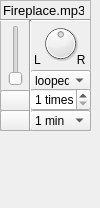
<?xml version="1.0" encoding="UTF-8"?>
<ui version="4.0">
 <class>channel_widget</class>
 <widget class="QWidget" name="channel_widget">
  <property name="geometry">
   <rect>
    <x>0</x>
    <y>0</y>
    <width>100</width>
    <height>208</height>
   </rect>
  </property>
  <property name="windowTitle">
   <string>Remove titlebar</string>
  </property>
  <widget class="QFrame" name="frame">
   <property name="geometry">
    <rect>
     <x>0</x>
     <y>0</y>
     <width>91</width>
     <height>131</height>
    </rect>
   </property>
   <property name="frameShape">
    <enum>QFrame::StyledPanel</enum>
   </property>
   <property name="frameShadow">
    <enum>QFrame::Raised</enum>
   </property>
   <widget class="QComboBox" name="mode_combobox">
    <property name="geometry">
     <rect>
      <x>30</x>
      <y>70</y>
      <width>61</width>
      <height>21</height>
     </rect>
    </property>
    <property name="font">
     <font>
      <pointsize>9</pointsize>
      <strikeout>false</strikeout>
     </font>
    </property>
    <item>
     <property name="text">
      <string>looped</string>
     </property>
    </item>
    <item>
     <property name="text">
      <string>random</string>
     </property>
    </item>
    <item>
     <property name="text">
      <string>once</string>
     </property>
    </item>
   </widget>
   <widget class="QPushButton" name="channel_mute">
    <property name="geometry">
     <rect>
      <x>0</x>
      <y>110</y>
      <width>31</width>
      <height>21</height>
     </rect>
    </property>
    <property name="font">
     <font>
      <pointsize>10</pointsize>
      <strikeout>false</strikeout>
     </font>
    </property>
    <property name="text">
     <string/>
    </property>
    <property name="icon">
     <iconset>
      <normaloff>icons/icons8-no-audio-30.png</normaloff>icons/icons8-no-audio-30.png</iconset>
    </property>
   </widget>
   <widget class="QPushButton" name="channel_play">
    <property name="geometry">
     <rect>
      <x>0</x>
      <y>90</y>
      <width>31</width>
      <height>21</height>
     </rect>
    </property>
    <property name="text">
     <string/>
    </property>
    <property name="icon">
     <iconset>
      <normaloff>icons/icons8-play-30.png</normaloff>icons/icons8-play-30.png</iconset>
    </property>
   </widget>
   <widget class="QLabel" name="balance_label">
    <property name="geometry">
     <rect>
      <x>34</x>
      <y>50</y>
      <width>61</width>
      <height>20</height>
     </rect>
    </property>
    <property name="text">
     <string>L           R</string>
    </property>
   </widget>
   <widget class="QDial" name="channel_balance">
    <property name="geometry">
     <rect>
      <x>35</x>
      <y>23</y>
      <width>51</width>
      <height>41</height>
     </rect>
    </property>
    <property name="value">
     <number>50</number>
    </property>
   </widget>
   <widget class="QLabel" name="channel_label">
    <property name="geometry">
     <rect>
      <x>3</x>
      <y>0</y>
      <width>81</width>
      <height>21</height>
     </rect>
    </property>
    <property name="font">
     <font>
      <pointsize>10</pointsize>
     </font>
    </property>
    <property name="text">
     <string>Fireplace.mp3</string>
    </property>
   </widget>
   <widget class="QComboBox" name="time_unit_box">
    <property name="geometry">
     <rect>
      <x>30</x>
      <y>110</y>
      <width>61</width>
      <height>21</height>
     </rect>
    </property>
    <property name="font">
     <font>
      <pointsize>9</pointsize>
      <strikeout>false</strikeout>
     </font>
    </property>
    <item>
     <property name="text">
      <string>1 min</string>
     </property>
    </item>
    <item>
     <property name="text">
      <string>10 min</string>
     </property>
    </item>
    <item>
     <property name="text">
      <string>1 hour</string>
     </property>
    </item>
   </widget>
   <widget class="QSpinBox" name="amount_spinbox">
    <property name="geometry">
     <rect>
      <x>30</x>
      <y>88</y>
      <width>61</width>
      <height>23</height>
     </rect>
    </property>
    <property name="font">
     <font>
      <pointsize>9</pointsize>
     </font>
    </property>
    <property name="suffix">
     <string> times</string>
    </property>
    <property name="minimum">
     <number>1</number>
    </property>
    <property name="maximum">
     <number>59</number>
    </property>
    <property name="value">
     <number>1</number>
    </property>
    <property name="displayIntegerBase">
     <number>10</number>
    </property>
   </widget>
   <widget class="QSlider" name="channel_volume">
    <property name="geometry">
     <rect>
      <x>6</x>
      <y>25</y>
      <width>20</width>
      <height>61</height>
     </rect>
    </property>
    <property name="orientation">
     <enum>Qt::Vertical</enum>
    </property>
   </widget>
   <widget class="Line" name="line">
    <property name="geometry">
     <rect>
      <x>0</x>
      <y>10</y>
      <width>91</width>
      <height>20</height>
     </rect>
    </property>
    <property name="orientation">
     <enum>Qt::Horizontal</enum>
    </property>
   </widget>
   <widget class="Line" name="line_2">
    <property name="geometry">
     <rect>
      <x>20</x>
      <y>20</y>
      <width>20</width>
      <height>111</height>
     </rect>
    </property>
    <property name="orientation">
     <enum>Qt::Vertical</enum>
    </property>
   </widget>
  </widget>
 </widget>
 <resources/>
 <connections/>
</ui>
